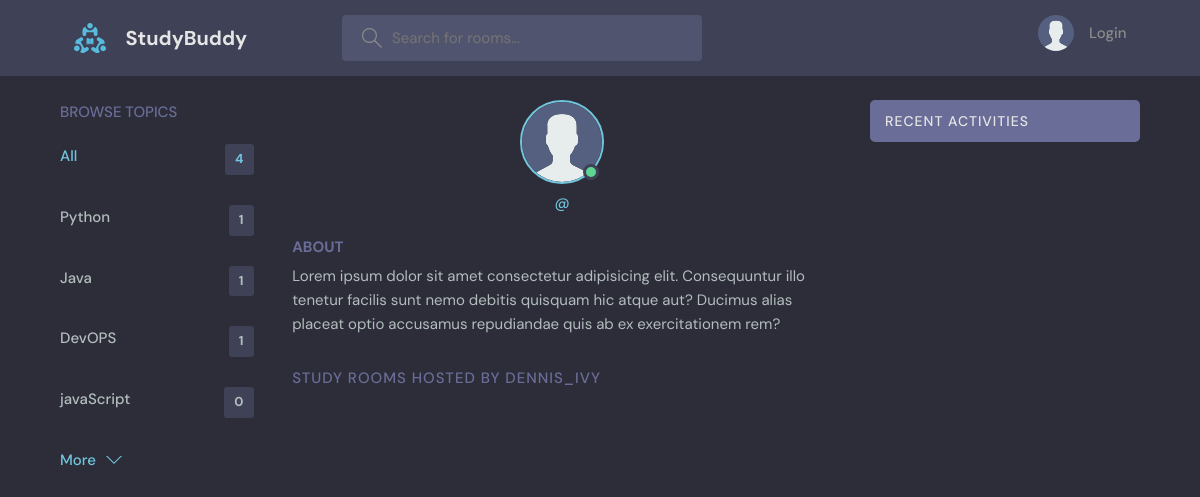
/profile7/, run on an earlier commit of the app's database.
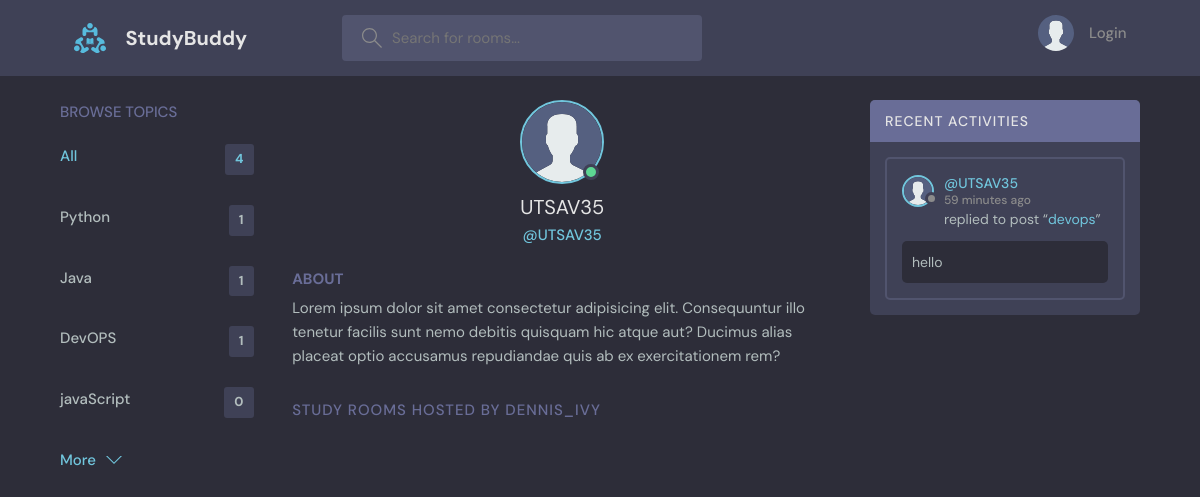
And on a later commit of the database.
### base/models.py (models this page shows, shortened)
class Topic(models.Model):
    name = models.CharField(max_length=200)

class User(AbstractUser):
    name = models.CharField(null=True, max_length=200)
    email = models.EmailField(unique=True, null=True)
    bio = models.TextField(null=True, blank=True)
    avatar = models.ImageField(null=True, default="avatar.svg")
    USERNAME_FIELD = 'email'
    REQUIRED_FIELDS = []
    objects = UserManager()

class Message(models.Model):
    user= models.ForeignKey(User, on_delete=models.CASCADE)
    room = models.ForeignKey(Room, on_delete=models.CASCADE)
    body = models.TextField()
    updated = models.DateTimeField(auto_now=True)
    created = models.DateTimeField(auto_now_add=True)
    class Meta:
        ordering = ['-updated', '-created']

class Room(models.Model):
    host= models.ForeignKey(User, on_delete=models.SET_NULL , null=True)
    topic = models.ForeignKey(Topic, on_delete=models.SET_NULL , null=True)
    name = models.CharField(max_length=200)
    description = models.TextField(null=True, blank=True)
    participants = models.ManyToManyField(User, related_name='participants', blank=True)
    updated = models.DateTimeField(auto_now=True)
    created = models.DateTimeField(auto_now_add=True)
    class Meta:
        ordering = ['-updated', '-created']
    def __str__(self):
        return self.name

### base/views.py (the view)
# urls.py: path('profile<str:pk>/', views.userProfile, name="user-profile"),
def userProfile(request, pk):
    user = User.objects.get(id=pk)
    rooms = user.room_set.all()
    room_messages = user.message_set.all()
    topics = Topic.objects.all()
    context = {'user': user, 'rooms': rooms, 'room_messages': room_messages, 'topics': topics}
    return render(request, 'base/profile.html', context)

### base/templates/base/profile.html (shortened to what this page needs)
{% extends 'main.html' %}
{% block content %}
  <main class="profile-page layout layout--3">
    <div class="container">
      {% include 'base/topics_components.html' %}
      <div class="roomList">
        <div class="profile">
          <div class="profile__avatar">
            <div class="avatar avatar--large active">
              <img src="{{user.avatar.url}}" />
            </div>
          </div>
          <div class="profile__info">
            <h3>{{user.username}}</h3>
            <p>@{{user.username}}</p>
          </div>
          <div class="profile__about">
            <h3>About</h3>
            <p>
              Lorem ipsum dolor sit amet consectetur adipisicing elit. Consequuntur illo tenetur
              facilis sunt nemo debitis quisquam hic atque aut? Ducimus alias placeat optio
              accusamus repudiandae quis ab ex exercitationem rem?
            </p>
          </div>
        </div>
        <div class="roomList__header">
          <div>
            <h2>Study Rooms Hosted by dennis_ivy</a>
            </h2>
          </div>
        </div>
      </div>
      {% include 'base/activity_component.html' %}
    </div>
  </main>
{% endblock content %}

### base/templates/base/topics_components.html
<div class="topics">
    <div class="topics__header">
      <h2>Browse Topics</h2>
    </div>
    <ul class="topics__list">
      <li>
        <a href="{% url 'home' %}" class="active">All <span>{{topics.count}}</span></a>
      </li>
      {% for topic in topics %}
      <li>
        <a href="{% url 'home' %}?q={{topic.name}}">{{topic.name}} <span>{{topic.room_set.all.count}}</span></a>
      </li>
      {% endfor %}
    </ul>
    <a class="btn btn--link" href="{% url 'topics' %}">
      More
      <svg version="1.1" xmlns="http://www.w3.org/2000/svg" width="32" height="32" viewBox="0 0 32 32">
        <title>chevron-down</title>
        <path d="M16 21l-13-13h-3l16 16 16-16h-3l-13 13z"></path>
      </svg>
    </a>
  </div>

### base/templates/base/activity_component.html (shortened to what this page needs)
<div class="activities">
    <div class="activities__header">
      <h2>Recent Activities</h2>
    </div>
    {% for message in room_messages %}
    <div class="activities__box">
      <div class="activities__boxHeader roomListRoom__header">
        <a href="{% url 'user-profile' message.user.id %}" class="roomListRoom__author">
          <div class="avatar avatar--small">
            <img src="{{message.user.avatar.url}}" />
          </div>
          <p>
            @{{message.user.username}}
            <span>{{message.created|timesince}} ago</span>
          </p>
        </a>
      </div>
      <div class="activities__boxContent">
        <p>replied to post “<a href="{%url 'room' message.room.id %}">{{message.room}}</a>”</p>
        <div class="activities__boxRoomContent">
          {{message.body}}
        </div>
      </div>
    </div>
    {% endfor %}
  </div>

What changed in the data, as far as the page shows it:
changed User: username (not shown) → "UTSAV35"
added Message: user.avatar (placeholder picture), user.username "UTSAV35", created "59 minutes", room "devops", body "hello"
